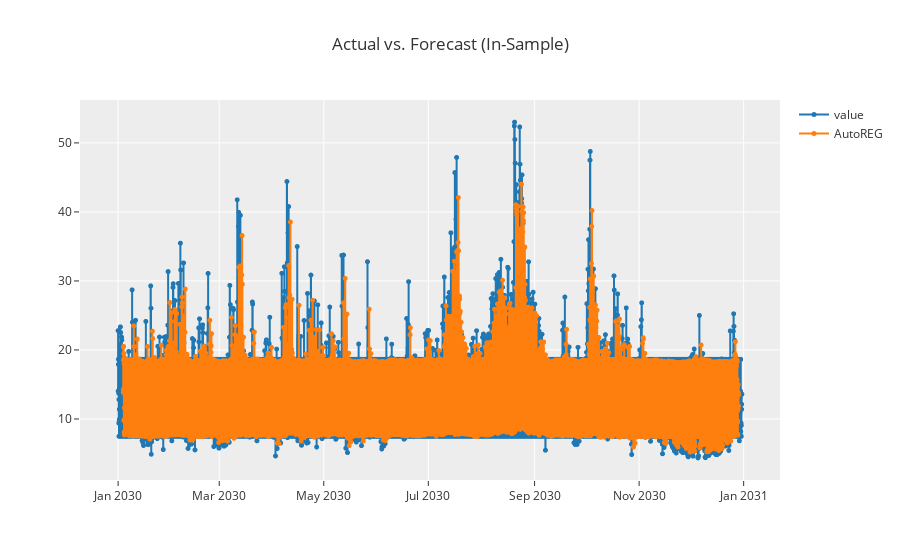
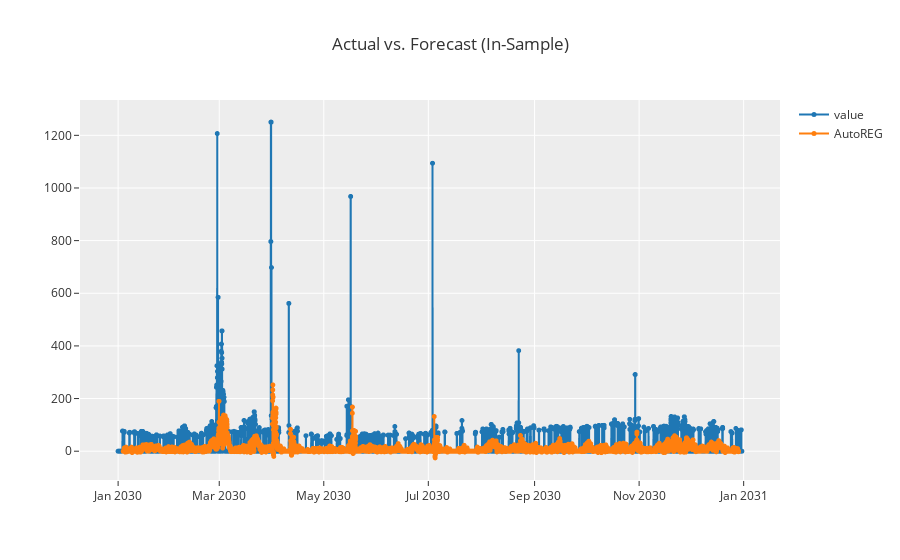
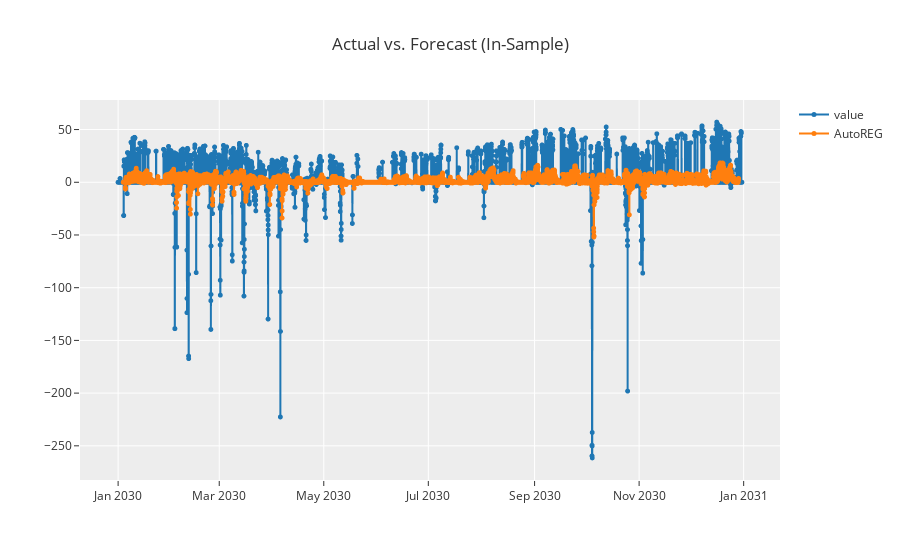

The notebook cell saved with these charts, in order:
### Code cell
data1 = exp1.plot_model(arima1, plot="insample", return_data=True)
data2 = exp2.plot_model(arima2, plot="insample", return_data=True)
data3 = exp3.plot_model(arima3, plot="insample", return_data=True)

### Figure 1 — Plotly figure (JSON) as saved in the notebook; plotly's stock layout.template omitted (floating-point values rounded to 4 significant figures; data arrays with more than 128 entries replaced by an {"elided": "..."} marker saying what was removed)
{"data": [{"line": {"color": "rgb(31, 119, 180)", "width": 2}, "marker": {"color": "rgb(31, 119, 180)", "size": 5}, "mode": "lines+markers", "name": "value", "type": "scattergl", "x": {"elided": "8736 str values"}, "xaxis": "x", "y": {"elided": "8736 float values"}, "yaxis": "y"}, {"line": {"color": "rgb(255, 127, 14)", "width": 2}, "marker": {"color": "rgb(255, 127, 14)", "size": 5}, "mode": "lines+markers", "name": "AutoREG", "type": "scattergl", "x": {"elided": "8736 str values"}, "xaxis": "x", "y": {"elided": "8736 float values"}, "yaxis": "y"}], "layout": {"showlegend": true, "title": {"text": "Actual vs. Forecast (In-Sample)"}, "xaxis": {"anchor": "y", "domain": [0, 1]}, "yaxis": {"anchor": "x", "domain": [0, 1]}}}

### Figure 2 — Plotly figure (JSON) as saved in the notebook; plotly's stock layout.template omitted (floating-point values rounded to 4 significant figures; data arrays with more than 128 entries replaced by an {"elided": "..."} marker saying what was removed)
{"data": [{"line": {"color": "rgb(31, 119, 180)", "width": 2}, "marker": {"color": "rgb(31, 119, 180)", "size": 5}, "mode": "lines+markers", "name": "value", "type": "scattergl", "x": {"elided": "8736 str values"}, "xaxis": "x", "y": {"elided": "8736 float values"}, "yaxis": "y"}, {"line": {"color": "rgb(255, 127, 14)", "width": 2}, "marker": {"color": "rgb(255, 127, 14)", "size": 5}, "mode": "lines+markers", "name": "AutoREG", "type": "scattergl", "x": {"elided": "8736 str values"}, "xaxis": "x", "y": {"elided": "8736 float values"}, "yaxis": "y"}], "layout": {"showlegend": true, "title": {"text": "Actual vs. Forecast (In-Sample)"}, "xaxis": {"anchor": "y", "domain": [0, 1]}, "yaxis": {"anchor": "x", "domain": [0, 1]}}}

### Figure 3 — Plotly figure (JSON) as saved in the notebook; plotly's stock layout.template omitted (floating-point values rounded to 4 significant figures; data arrays with more than 128 entries replaced by an {"elided": "..."} marker saying what was removed)
{"data": [{"line": {"color": "rgb(31, 119, 180)", "width": 2}, "marker": {"color": "rgb(31, 119, 180)", "size": 5}, "mode": "lines+markers", "name": "value", "type": "scattergl", "x": {"elided": "8736 str values"}, "xaxis": "x", "y": {"elided": "8736 float values"}, "yaxis": "y"}, {"line": {"color": "rgb(255, 127, 14)", "width": 2}, "marker": {"color": "rgb(255, 127, 14)", "size": 5}, "mode": "lines+markers", "name": "AutoREG", "type": "scattergl", "x": {"elided": "8736 str values"}, "xaxis": "x", "y": {"elided": "8736 float values"}, "yaxis": "y"}], "layout": {"showlegend": true, "title": {"text": "Actual vs. Forecast (In-Sample)"}, "xaxis": {"anchor": "y", "domain": [0, 1]}, "yaxis": {"anchor": "x", "domain": [0, 1]}}}
